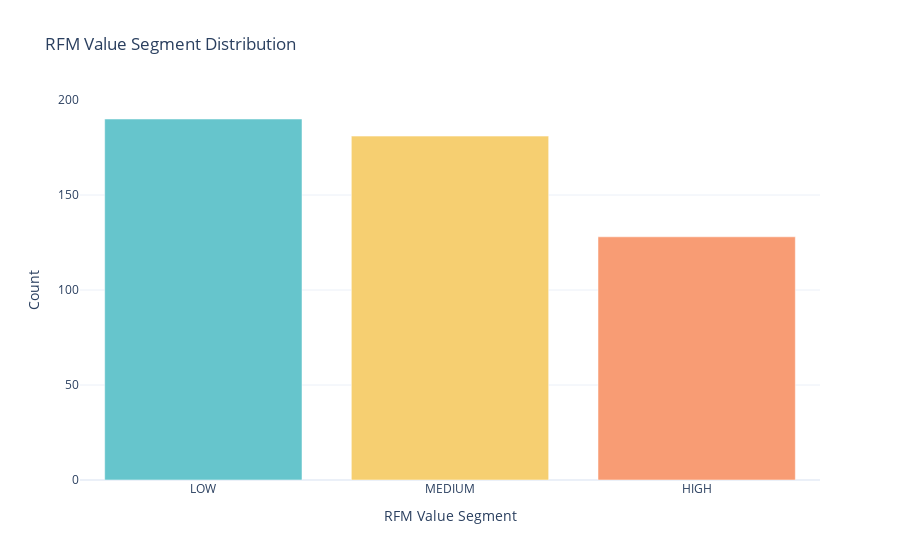

Here is the notebook cell this chart was saved with:
### Code cell
segment_counts = data['Value Segment'].value_counts().reset_index()
segment_counts.columns = ['Value Segment', 'Count']

pastel_colors = px.colors.qualitative.Pastel

# Create the bar chart
fig_segment_dist = px.bar(segment_counts, x='Value Segment', y='Count', 
                          color='Value Segment', color_discrete_sequence=pastel_colors,
                          title='RFM Value Segment Distribution')

# Update the layout
fig_segment_dist.update_layout(xaxis_title='RFM Value Segment',
                              yaxis_title='Count',
                              showlegend=False)

# Show the figure
fig_segment_dist.show()

### Figure 1 — Plotly figure (JSON) as saved in the notebook; plotly's stock layout.template omitted (floating-point values rounded to 4 significant figures)
{"data": [{"alignmentgroup": "True", "hovertemplate": "Value Segment=%{x}<br>Count=%{y}<extra></extra>", "legendgroup": "LOW", "marker": {"color": "rgb(102, 197, 204)", "pattern": {"shape": ""}}, "name": "LOW", "offsetgroup": "LOW", "orientation": "v", "showlegend": true, "textposition": "auto", "type": "bar", "x": ["LOW"], "xaxis": "x", "y": [190], "yaxis": "y"}, {"alignmentgroup": "True", "hovertemplate": "Value Segment=%{x}<br>Count=%{y}<extra></extra>", "legendgroup": "MEDIUM", "marker": {"color": "rgb(246, 207, 113)", "pattern": {"shape": ""}}, "name": "MEDIUM", "offsetgroup": "MEDIUM", "orientation": "v", "showlegend": true, "textposition": "auto", "type": "bar", "x": ["MEDIUM"], "xaxis": "x", "y": [181], "yaxis": "y"}, {"alignmentgroup": "True", "hovertemplate": "Value Segment=%{x}<br>Count=%{y}<extra></extra>", "legendgroup": "HIGH", "marker": {"color": "rgb(248, 156, 116)", "pattern": {"shape": ""}}, "name": "HIGH", "offsetgroup": "HIGH", "orientation": "v", "showlegend": true, "textposition": "auto", "type": "bar", "x": ["HIGH"], "xaxis": "x", "y": [128], "yaxis": "y"}], "layout": {"barmode": "relative", "legend": {"title": {"text": "Value Segment"}, "tracegroupgap": 0}, "showlegend": false, "title": {"text": "RFM Value Segment Distribution"}, "xaxis": {"anchor": "y", "categoryarray": ["LOW", "MEDIUM", "HIGH"], "categoryorder": "array", "domain": [0, 1], "title": {"text": "RFM Value Segment"}}, "yaxis": {"anchor": "x", "domain": [0, 1], "title": {"text": "Count"}}}}
